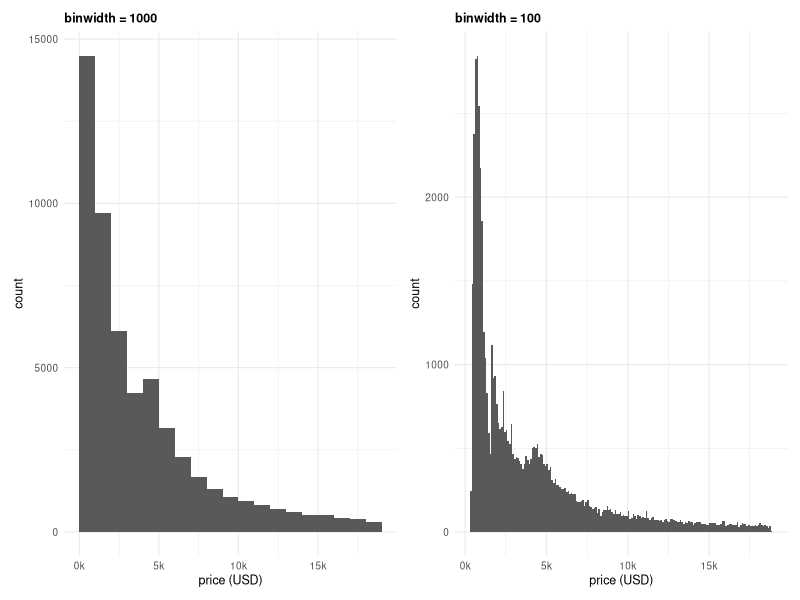
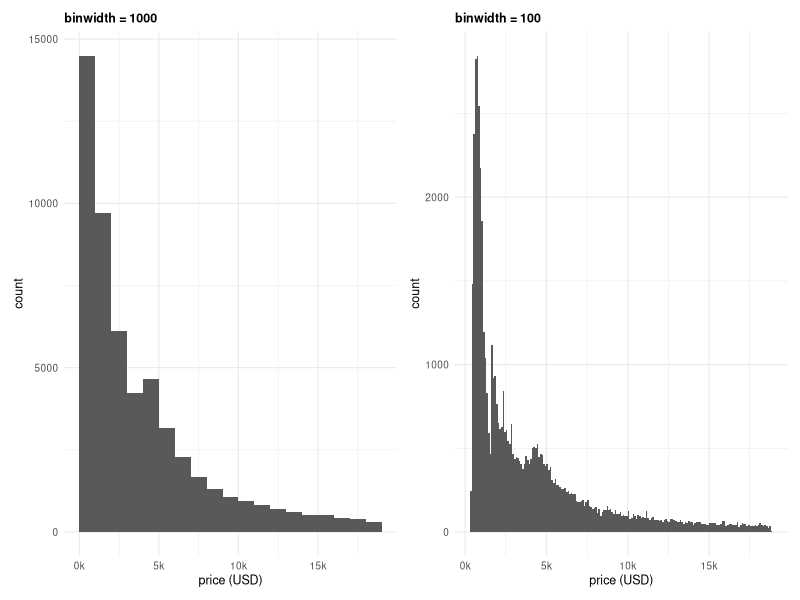

R code for these plots, in order:
# ---- R code: figures/eda_diamonds_hist_density.pdf ----
library(ggplot2)
library(dplyr)
library(patchwork)
theme_set(theme_minimal(base_size = 9) +
                            theme(plot.title = element_text(size = 9, face = "bold")))
# dir.create("figures", showWarnings = FALSE)

k_labels <- scales::label_number(scale = 1e-3, suffix = "k")

hist_bw <- function(w) {
      ggplot(diamonds, aes(price)) +
            geom_histogram(binwidth = w, boundary = 0, closed = "left", fill = "grey35") +
            scale_x_continuous(labels = k_labels) +
            labs(title = paste("binwidth =", w), x = "price (USD)", y = "count") +
        theme(
            panel.background = element_rect(fill = "transparent", colour = NA),
            plot.background  = element_rect(fill = "transparent", colour = NA)
        )
}

# p_dens <- ggplot(diamonds, aes(price)) +
#       geom_density(aes(colour = "0.2"), adjust = 0.2) +
#       geom_density(aes(colour = "1"), adjust = 1) +
#       geom_density(aes(colour = "3"), adjust = 3) +
#       scale_x_continuous(labels = k_labels) +
#       labs(title = "density estimates", x = "price (USD)", y = "density", colour = "adjust") +
#       theme(legend.position = "inside", legend.position.inside = c(0.8, 0.7),
#                       legend.key.size = unit(0.3, "cm"))

p <- hist_bw(1000) | hist_bw(100) # | p_dens
p
ggsave("eda_diamonds_hist_density.pdf", p, width = 6.0, height = 1.5)
